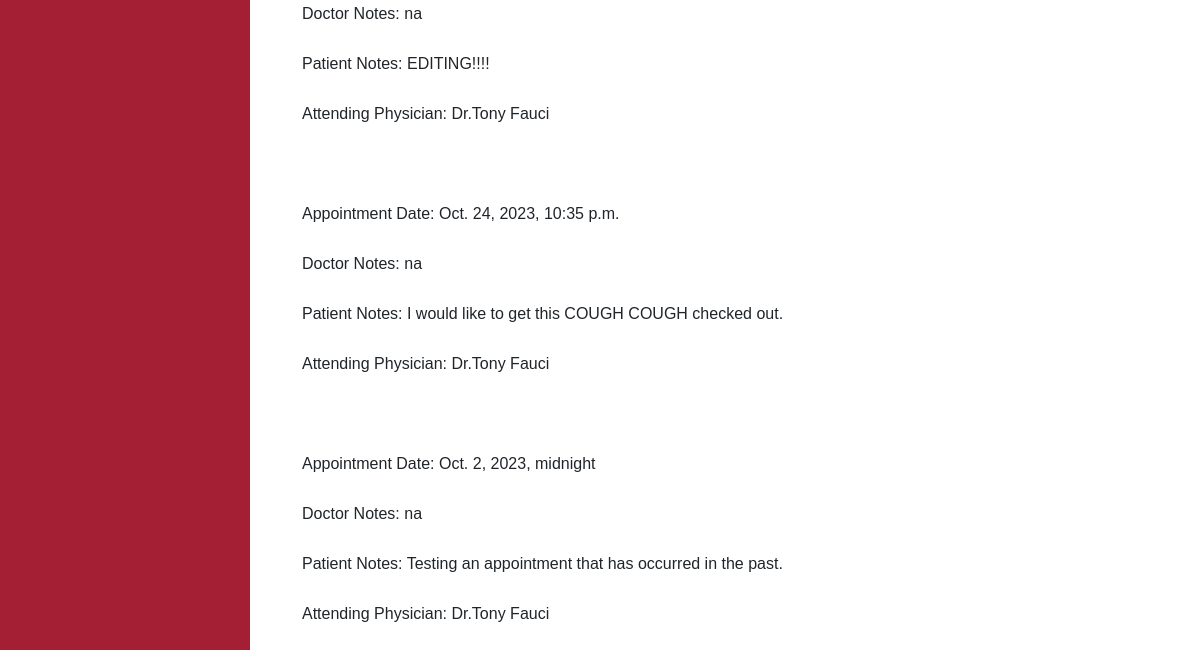
/viewPastAppointmentsPatient (signed in, lower part), run on an earlier commit of the app's database.
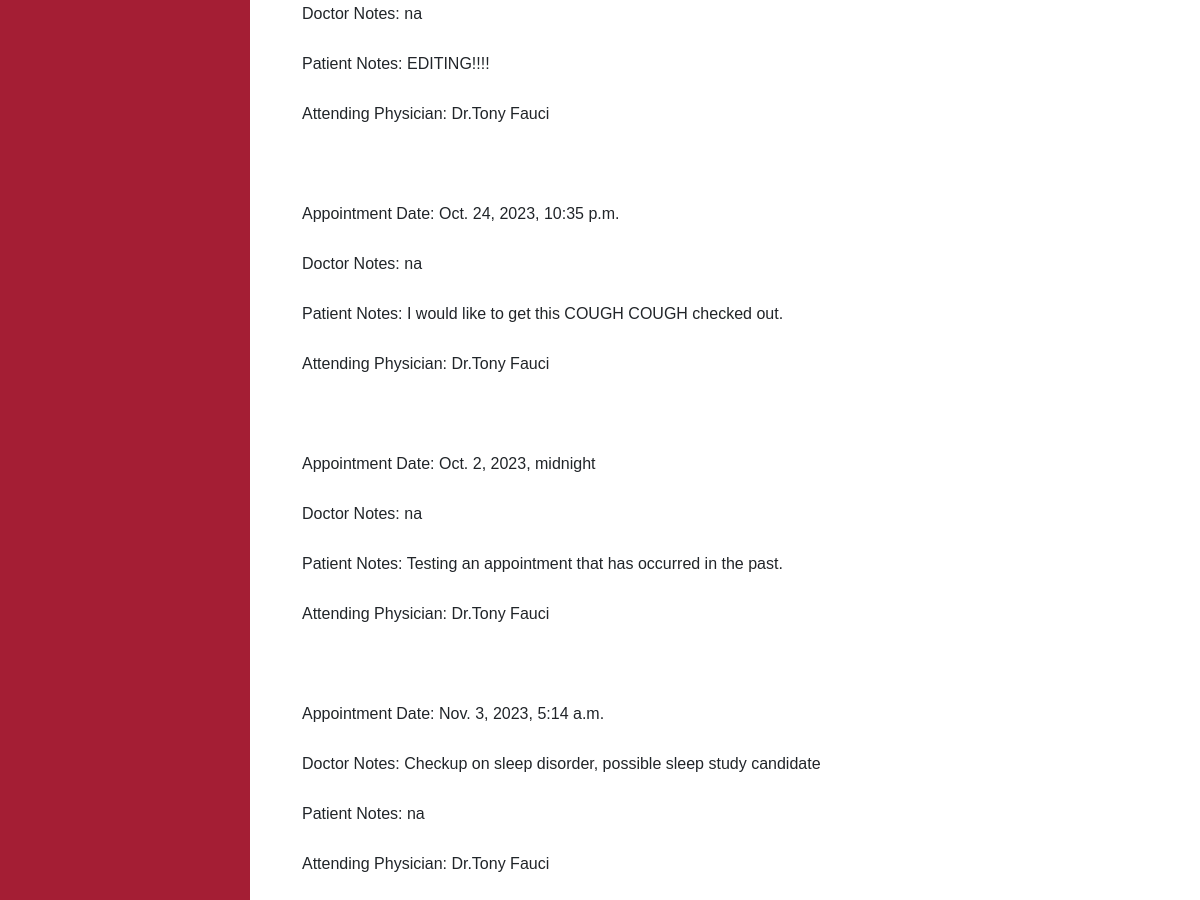
And on a later commit of the database.
### DoctorPortal/models.py (models this page shows, shortened)
class Appointments(models.Model):
    staffUser = models.ForeignKey(Patient, on_delete=models.CASCADE, related_name='attendingDoctor', default='')
    patient = models.ForeignKey(Patient, on_delete=models.CASCADE, related_name='apptPatient', default='')
    updaterUsername = models.CharField(max_length=100, default = '')
    apptDate = models.DateTimeField(auto_now_add=True)
    docNotes = EncryptedTextField(default='na') #large body of text
    patientNotes = EncryptedTextField(default='na') #large body of text

class Patient(AbstractBaseUser):
    phone = EncryptedIntegerField() # 1 (999)-999-9999 11 long
    ssn = EncryptedCharField(unique=True) #ssn should be unique
    address = EncryptedCharField(max_length=200, default= '')
    username = models.CharField(max_length=100, default = '', unique=True)
    password = EncryptedCharField(max_length=25, default='')
    createdAt = EncryptedDateTimeField(auto_now_add=True) # time the patient was created
    lastUpdated = EncryptedDateTimeField(auto_now=True) # time the patient info was last edited
    fname = models.CharField(max_length=50)
    lname = EncryptedCharField(max_length=50)
    sex = models.CharField(max_length=1) # M or F
    symptoms = EncryptedTextField(default='na') #large body of text
    age = models.PositiveIntegerField(validators=[MaxValueValidator(130), MinValueValidator(0)], default=None) # 0 - 130 yrs old
    weight = models.PositiveIntegerField(validators=[MinValueValidator(1), MaxValueValidator(2000)], default=None) # 1-2000lbs
    allergies = EncryptedTextField(default='na') # known allergies
    history = EncryptedTextField(default='na') # the medical history
    is_patient = models.BooleanField('patientStatus', default=True)
    is_doctor = models.BooleanField('doctorStatus', default=False)
    objects = PatientManager()
    USERNAME_FIELD = 'username'
    REQUIRED_FIELDS = []
    def __str__(self):
        if self.is_patient == True:
            return self.lname + ", " + self.fname
        elif (self.is_doctor == True):
            return "Dr." + self.fname + " " + self.lname
        else:
            return self.username

### PatientPortal/views.py (the view)
# urls.py: path('viewPastAppointmentsPatient', views.viewPastApppointmentsPatient, name='viewPastAppointmentsPatient'),
def viewPastApppointmentsPatient(request):
    current_user = request.user
    today = date.today()
    myAppts = Appointments.objects.filter(patient=current_user, apptDate__lt=today)
    return render(request, "viewPastAppointmentsPatient.html", context = {'user': current_user, "appts": myAppts})

### DoctorPortal/templates/viewPastAppointmentsPatient.html (shortened to what this page needs)
{% extends 'base_patient.html' %}
{% block content %}
    {% if appts %}
        <ul>
            {% for a in appts %}
                Appointment Date: {{a.apptDate}}  <br>
                Doctor Notes: {{ a.docNotes }} <br>
                Patient Notes: {{ a.patientNotes }} <br>
                Attending Physician: {{ a.staffUser }}
                <br><br>
            {% endfor %}
        </ul>
    {% endif %}
{% endblock content %}

What changed in the data, as far as the page shows it:
added Appointments: apptDate "Nov. 3, 2023, 5:14 a.m.", docNotes "Checkup on sleep disorder, possible sleep study candidate", patientNotes "na", staffUser "Dr.Tony Fauci"
